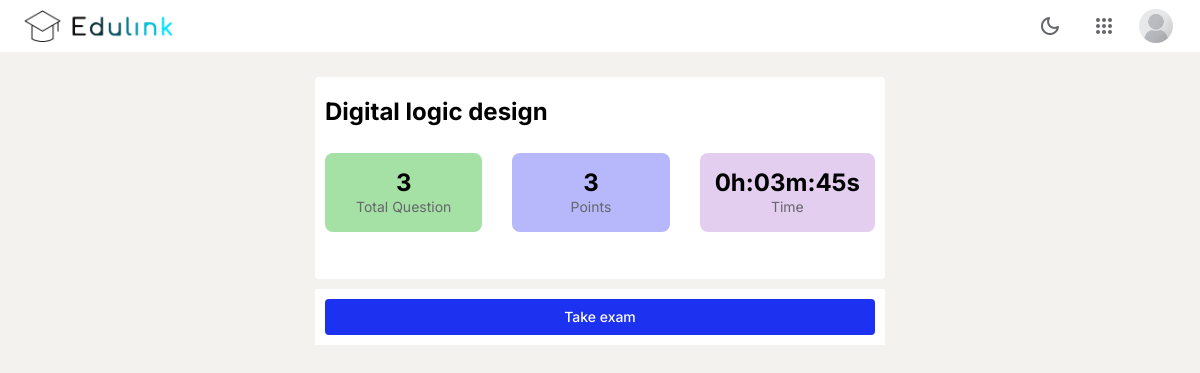
/view/quiz/Digital-logic-design-2a2ca68a-6d4a-11ef-9f12-b8763fe03af5 (signed in), run on the app's committed database.
### Quiz/models.py (models this page shows, shortened)
class Quiz(models.Model):
    name = models.CharField(max_length=100)
    slug = models.SlugField(null=True)
    description = models.TextField(max_length=1000)

### Quiz/views.py (the view)
# urls.py: path('view/quiz/<slug>', views.overview, name="overview"),
@login_required
def overview(request, slug):
    quiz = Quiz.objects.get(slug=slug)
    quiz_point = Question.objects.filter(
        quiz=quiz.id).aggregate(total=Sum('points'))['total']
    return render(request, 'overview.html', context={'quiz': quiz, 'points': quiz_point})

### Quiz/templatetags/custom_filters.py (called while the page is built)
def convert(seconds, arg):
    seconds *= arg
    seconds = seconds % (24 * 3600)
    hour = seconds // 3600
    seconds %= 3600
    minutes = seconds // 60
    seconds %= 60
    return "%dh:%02dm:%02ds" % (hour, minutes, seconds)

### Quiz/templates/overview.html (shortened to what this page needs)
{% extends "base.html" %} {% load static %} {% block style %}
{% load custom_filters %}
{% endblock style %} {% block body %}
<div class="container" style="margin: 10px 25%; padding: 15px; border-radius: 4px">
    <div class="quiz-container">
        <h1>{{ quiz.name }}</h1>
        <div class="box">
            <div class="box-item" style="background-color: rgb(165 224 165);">
                <h1>{{quiz.question.count}}</h1>
                <p>Total Question</p>
            </div>
            <div class="box-item" style="background-color: rgb(182 184 251);">
                <h1>{{ points }}</h1>
                <p>Points</p>
            </div>
            <div class="box-item" style="background-color: rgb(227, 206, 240)">
                <h1>{{quiz.question.count|toTime:75}}</h1>
                <p>Time</p>
            </div>
        </div>
    </div>
    <div class="question-container">
        <div class="qustion-list">
            {% if user.is_superuser %}
            <a class="button" href="{% url 'quizDetails' quiz.slug %}"> Edit </a>
            {% else %}
            <a class="button" href="{% url 'exam' quiz.slug %}"> Take exam
            </a>
            {% endif %}
        </div>
    </div>
    {% endblock %}

### static/css/nevigation.css (style rules this page uses)
.button { display: flex; padding: 8px 24px; border-radius: 4px; background: var(--theme-color, #1d31f1); justify-content: center; align-items: center; border: none; color: var(--white, #fff); }

### static/css/global.css (style rules this page uses)
* { margin: 0px; padding: 0px; }
body { margin: 0; padding: 0; background: var(--body-background, #f3f2ef); }
a { text-decoration: none; }
h1 { color: #000; font-family: Inter; font-size: 24px; font-style: normal; font-weight: 700; }
p { color: var(--secondary-text, #65676b); font-family: Inter; font-size: 14px; font-style: normal; font-weight: 400; line-height: 20px; text-decoration: none; margin: 0px; }
.button { display: flex; padding: 8px 24px; border-radius: 4px; background: var(--theme-color, #1d31f1); justify-content: center; align-items: center; color: var(--white, #fff); font-family: Inter; font-size: 14px; font-style: normal; font-weight: 500; line-height: 20px; border: none; }

### Quiz/templates/overview.html (style rules this page uses)
.quiz-container { padding: 20px 10px; background: white; margin-bottom: 10px; border-radius: 4px; }
.qustion-list { background: white; padding: 10px; margin: 10px 0px; }
.box { display: flex; justify-content: space-around; flex-direction: row; gap: 30px; margin: 27px 0px; }
.box-item { display: flex; flex-direction: column; justify-content: center; align-items: center; background: beige; padding: 15px; border-radius: 8px; width: 100%; }

### data on the page
Quiz: name "Digital logic design", question.count "3", question.count|toTime "0h:03m:45s"

### other printed values
{{ points }} "3"
